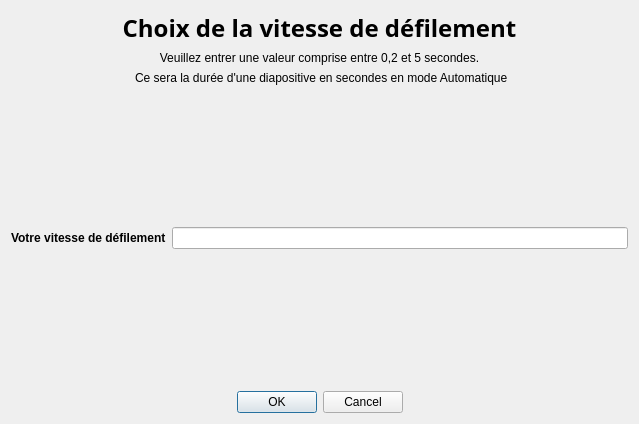
<?xml version="1.0" encoding="UTF-8"?>
<ui version="4.0">
 <class>choixVitesseDefilement</class>
 <widget class="QDialog" name="choixVitesseDefilement">
  <property name="geometry">
   <rect>
    <x>0</x>
    <y>0</y>
    <width>639</width>
    <height>424</height>
   </rect>
  </property>
  <property name="windowTitle">
   <string>Dialog</string>
  </property>
  <layout class="QVBoxLayout" name="verticalLayout_2">
   <item>
    <layout class="QVBoxLayout" name="verticalLayout">
     <item>
      <widget class="QLabel" name="titre">
       <property name="font">
        <font>
         <family>Segoe UI Black</family>
         <pointsize>18</pointsize>
         <bold>true</bold>
        </font>
       </property>
       <property name="text">
        <string>Choix de la vitesse de défilement</string>
       </property>
       <property name="alignment">
        <set>Qt::AlignCenter</set>
       </property>
      </widget>
     </item>
     <item>
      <widget class="QLabel" name="desc1">
       <property name="text">
        <string>Veuillez entrer une valeur comprise entre 0,2 et 5 secondes.</string>
       </property>
       <property name="alignment">
        <set>Qt::AlignCenter</set>
       </property>
      </widget>
     </item>
     <item>
      <widget class="QLabel" name="desc2">
       <property name="text">
        <string> Ce sera la durée d'une diapositive en secondes en mode Automatique</string>
       </property>
       <property name="alignment">
        <set>Qt::AlignCenter</set>
       </property>
      </widget>
     </item>
     <item>
      <spacer name="verticalSpacer">
       <property name="orientation">
        <enum>Qt::Vertical</enum>
       </property>
       <property name="sizeHint" stdset="0">
        <size>
         <width>20</width>
         <height>40</height>
        </size>
       </property>
      </spacer>
     </item>
     <item>
      <layout class="QFormLayout" name="formLayout">
       <item row="0" column="0">
        <widget class="QLabel" name="label">
         <property name="font">
          <font>
           <bold>true</bold>
          </font>
         </property>
         <property name="text">
          <string>Votre vitesse de défilement</string>
         </property>
        </widget>
       </item>
       <item row="0" column="1">
        <widget class="QLineEdit" name="lineEdit"/>
       </item>
      </layout>
     </item>
     <item>
      <spacer name="verticalSpacer_2">
       <property name="orientation">
        <enum>Qt::Vertical</enum>
       </property>
       <property name="sizeHint" stdset="0">
        <size>
         <width>20</width>
         <height>40</height>
        </size>
       </property>
      </spacer>
     </item>
     <item>
      <widget class="QDialogButtonBox" name="buttonBox">
       <property name="font">
        <font>
         <family>Segoe UI</family>
        </font>
       </property>
       <property name="layoutDirection">
        <enum>Qt::LeftToRight</enum>
       </property>
       <property name="orientation">
        <enum>Qt::Horizontal</enum>
       </property>
       <property name="standardButtons">
        <set>QDialogButtonBox::Cancel|QDialogButtonBox::Ok</set>
       </property>
       <property name="centerButtons">
        <bool>true</bool>
       </property>
      </widget>
     </item>
    </layout>
   </item>
  </layout>
 </widget>
 <resources/>
 <connections>
  <connection>
   <sender>buttonBox</sender>
   <signal>accepted()</signal>
   <receiver>choixVitesseDefilement</receiver>
   <slot>accept()</slot>
   <hints>
    <hint type="sourcelabel">
     <x>248</x>
     <y>254</y>
    </hint>
    <hint type="destinationlabel">
     <x>157</x>
     <y>274</y>
    </hint>
   </hints>
  </connection>
  <connection>
   <sender>buttonBox</sender>
   <signal>rejected()</signal>
   <receiver>choixVitesseDefilement</receiver>
   <slot>reject()</slot>
   <hints>
    <hint type="sourcelabel">
     <x>316</x>
     <y>260</y>
    </hint>
    <hint type="destinationlabel">
     <x>286</x>
     <y>274</y>
    </hint>
   </hints>
  </connection>
 </connections>
</ui>
